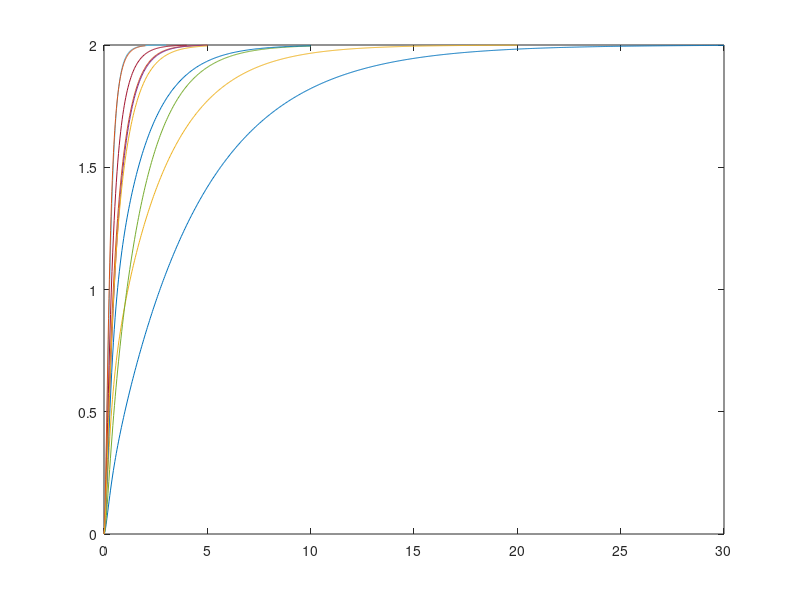

The MATLAB source for this figure:
% Demonstration for zero before pole
s=tf('s');
r=10;
G=cell(r,1);
G_1=cell(r,1);
G_2=cell(r,1);
z=zeros(6,1);
f=zeros(6,1);
for j=1:r
p=10*rand(8,1);
p_sorted=sort(p);
%q=9*rand(6,1);
%z=q+(max(p)+1);
%G{j}=2*(p(1)*p(2)*p(3)*p(4)*p(5)*p(6)*p(7)*p(8))/(q(1)*q(2)*q(3)*q(4)*q(5))*((s+1)*(s+q(1))*(s+q(2))*(s+q(3))*(s+q(4))*(s+q(5)))/((s+p(1))*(s+p(2))*(s+p(3))*(s+p(4))*(s+p(5))*(s+p(6))*(s+p(7))*(s+p(8)));
%figure
%G_1{j}=2*(p(1)*p(2)*p(3)*p(4)*p(5)*p(6)*p(7)*p(8))/(z(1)*z(2)*z(3)*z(4)*z(5)*z(6))*((s+z(6))*(s+z(1))*(s+z(2))*(s+z(3))*(s+z(4))*(s+z(5)))/((s+p(1))*(s+p(2))*(s+p(3))*(s+p(4))*(s+p(5))*(s+p(6))*(s+p(7))*(s+p(8)));
for k=1:6
f(k)=p_sorted(k)+(p_sorted(k+1)-p_sorted(k))*rand(1,1);
end
G_2{j}=2*(p(1)*p(2)*p(3)*p(4)*p(5)*p(6)*p(7)*p(8))/(f(1)*f(2)*f(3)*f(4)*f(5)*f(6))*((s+f(6))*(s+f(1))*(s+f(2))*(s+f(3))*(s+f(4))*(s+f(5)))/((s+p(1))*(s+p(2))*(s+p(3))*(s+p(4))*(s+p(5))*(s+p(6))*(s+p(7))*(s+p(8)));
[y,t]=step(G_2{j});
plot(t,y)
hold on
end

